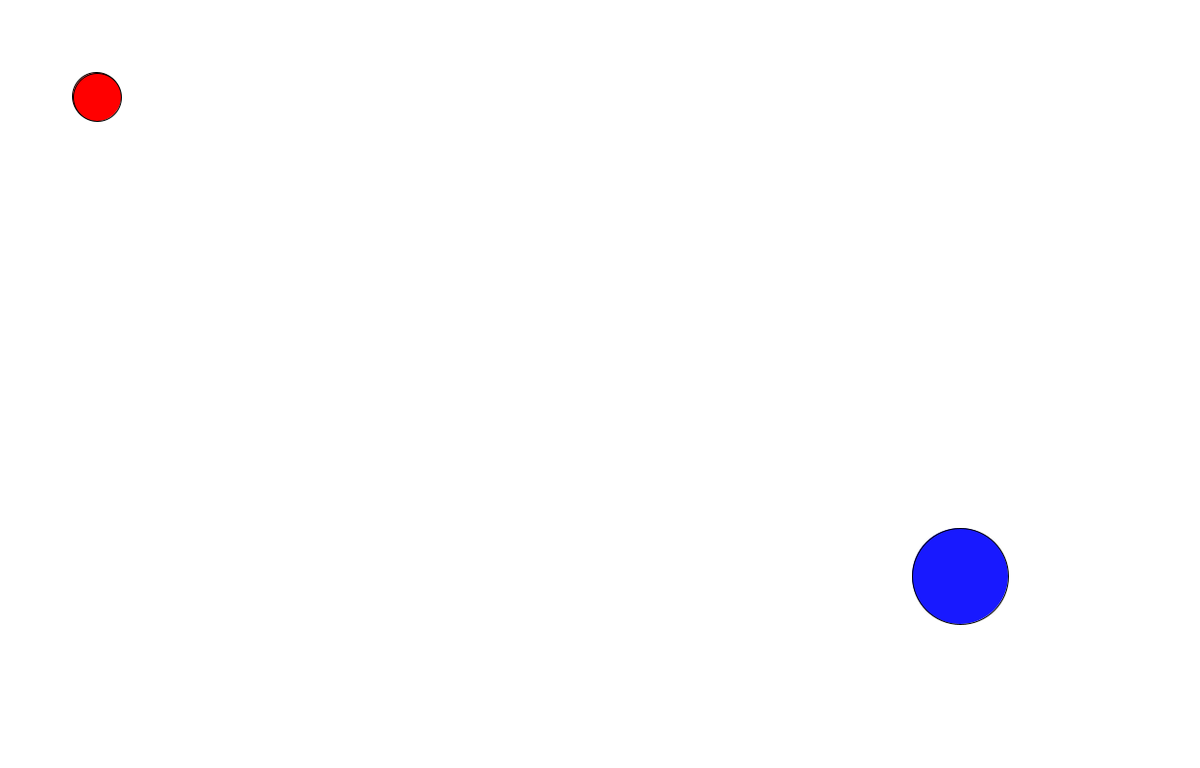
Frame 1 (no input)
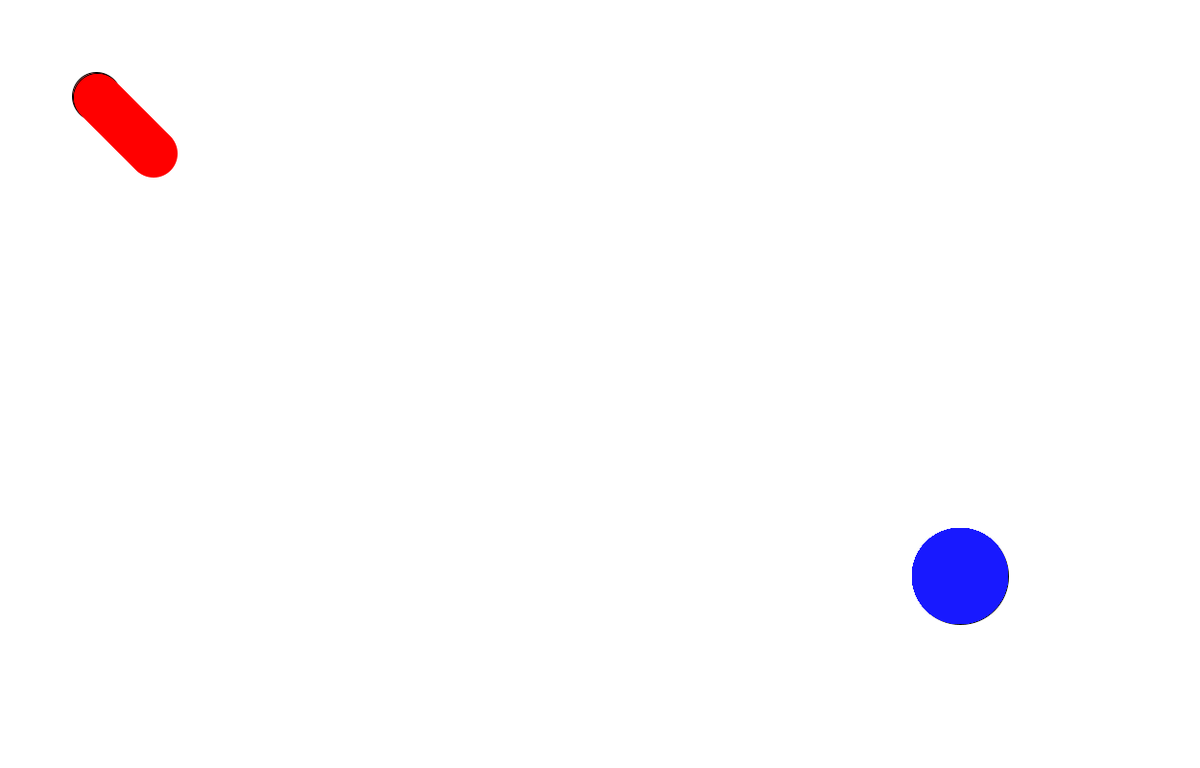
Frame 60 (the mouse pressed at the canvas centre just before this capture)
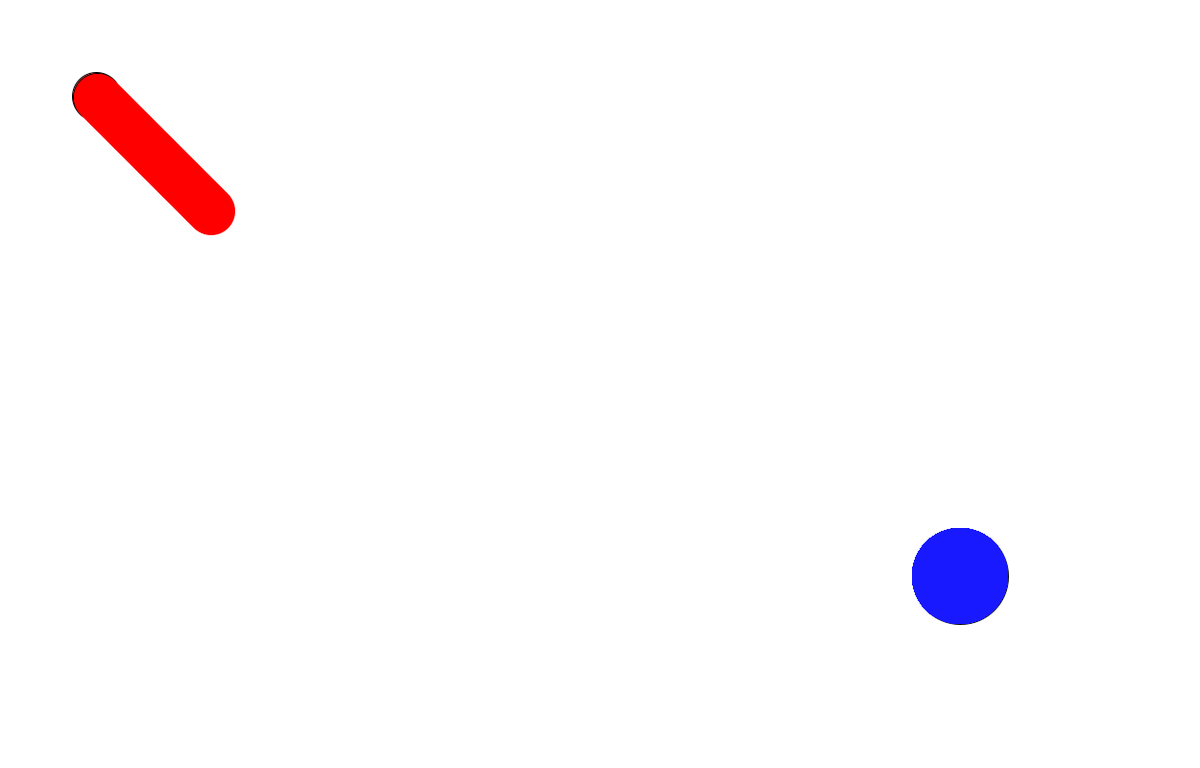
Frame 120 (the mouse held since frame 60 and released just before this capture)

The Processing sketch that drew these frames (run headless with seeded random() and noise(); from frame 60 on, the mouse is pressed at the canvas centre):

// Processing sketch: exercise_01
// ── exercise_01.pde
int x = 100;
int y = 100;
int circWidth = 50;
int circHeight = 50;

color circColor = color(255, 0, 0);



void setup(){
  //set up canvas size
  size(1250,800);
  
  //background color
  background(255);
}

void draw(){
  //background(0);
  fill(120);
    noFill();

  ellipse(x, y, circWidth,circHeight);
  
  fill(24,25,255);
  ellipse(1000,600,100,100);
  
  y=y+1;
  x+=1;
  
  fill(circColor);
  ellipse(x,y,circWidth, circHeight);
  noStroke();
  
  

}

//int x = 5;
//int y = 5;
//int Width = 2;
//int Height = 2;

//void setup(){
//  //set up canvas size
//  size(20,20);
  
//  //background color
//  background(255);
//}

//void draw(){
//  fill(0);
//  rect(x,y,Width,Height);
//  y+=1;

//}
